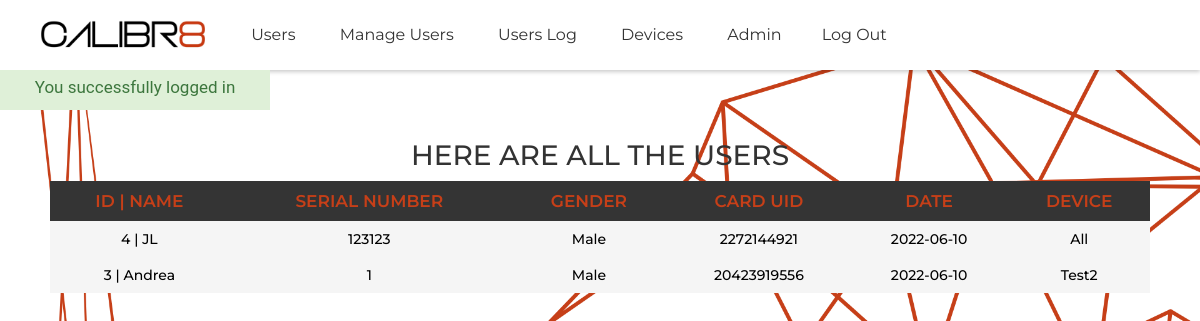
Screenshot of /index.php?login=success (signed in) with the database file from the repository.
### tables this page shows
CREATE TABLE `users` (
  `id` int(11) NOT NULL,
  `username` varchar(30) NOT NULL DEFAULT 'None',
  `serialnumber` double NOT NULL DEFAULT 0,
  `gender` varchar(10) NOT NULL DEFAULT 'None',
  `email` varchar(50) NOT NULL DEFAULT 'None',
  `card_uid` varchar(30) NOT NULL,
  `card_select` tinyint(1) NOT NULL DEFAULT 0,
  `user_date` date NOT NULL,
  `device_uid` varchar(20) NOT NULL DEFAULT '0',
  `device_dep` varchar(20) NOT NULL DEFAULT '0',
  `add_card` tinyint(1) NOT NULL DEFAULT 0
);

### index.php (the view, shortened to what this page needs)
<!DOCTYPE html>
<html>
<head>
    <link rel="stylesheet" type="text/css" href="css/Users.css">
</head>
<body class="index-body">
  <?php include'header.php'; ?>
<main>
<section>
  <h1 class="slideInDown animated">Here are all the Users</h1>
  <div class="table-responsive slideInRight animated" style="max-height: 400px;">
    <table class="table">
      <thead class="table-primary">
        <tr>
          <th>ID | Name</th>
          <th>Serial Number</th>
          <th>Gender</th>
          <th>Card UID</th>
          <th>Date</th>
          <th>Device</th>
        </tr>
      </thead>
      <tbody class="table-secondary">
        <?php
          require'connectDB.php';
            $sql = "SELECT * FROM users WHERE add_card=1 ORDER BY id DESC";
            $result = mysqli_stmt_init($conn);
            if (!mysqli_stmt_prepare($result, $sql)) {
                echo '<p class="error">SQL Error</p>';
            }
            else{
                mysqli_stmt_execute($result);
                $resultl = mysqli_stmt_get_result($result);
              if (mysqli_num_rows($resultl) > 0){
                  while ($row = mysqli_fetch_assoc($resultl)){
          ?>
                      <TR>
                      <TD><?php echo $row['id']; echo" | "; echo $row['username'];?></TD>
                      <TD><?php echo $row['serialnumber'];?></TD>
                      <TD><?php echo $row['gender'];?></TD>
                      <TD><?php echo $row['card_uid'];?></TD>
                      <TD><?php echo $row['user_date'];?></TD>
                      <TD><?php echo $row['device_dep'];?></TD>
                      </TR>
        <?php
                }
            }
          }
        ?>
      </tbody>
    </table>
  </div>
</section>
</main>
</body>
</html>

### header.php (shortened to what this page needs)
<head>
	<link rel="stylesheet" href="https://cdnjs.cloudflare.com/ajax/libs/font-awesome/4.7.0/css/font-awesome.min.css">
	<link rel='stylesheet' type='text/css' href="css/bootstrap.css"/>
	<link rel="stylesheet" href="https://maxcdn.bootstrapcdn.com/bootstrap/3.4.0/css/bootstrap.min.css">
	<link rel="stylesheet" type="text/css" href="css/header.css"/>
</head>
<header>
<div class="topnav" id="myTopnav">
		<div class="logo"><img src="css/assets/calibr8logo.jpg" alt="Calibr8 Logo" height="30px"></div>
		<div>
			<a href="index.php">Users</a>
	    <a href="ManageUsers.php">Manage Users</a>
	    <a href="UsersLog.php">Users Log</a>
	    <a href="devices.php">Devices</a>
	    <?php
    	if (isset($_SESSION['Admin-name'])) {
    		echo '<a href="#" data-toggle="modal" data-target="#admin-account">'.$_SESSION['Admin-name'].'</a>';
    		echo '<a href="logout.php">Log Out</a>';
    	}
    	else{
    		echo '<a href="login.php">Log In</a>';
    	}
    ?>
		</div>
</div>
<div class="up_info2 alert-success"></div>
</header>

### css/Users.css (style rules this page uses)
.index-body { height: 100%; background-position:center 2%; background-repeat: no-repeat; background-size: cover; background-image: url('assets/samplebg.png'); font-family: "Montserrat"; }
h1 { font-size: 28px !important; color: #000; text-transform: uppercase; font-weight: 300; text-align: center; margin-bottom: 15px; }
th { padding: 15px; text-align: center !important; font-weight: 600; font-size: 17px; color: #C63F18; text-transform: uppercase; border: none !important; }
td { padding: 15px; text-align: center; font-weight: 500; font-size: 14px; color: #000000; border: none !important; }
section { margin: 50px; }
section { overflow-x:hidden; }
.slideInRight { animation-name: slideInRight; }
.slideInDown { animation-name: slideInDown; }
.animated { animation-duration: 1s; animation-fill-mode: both; }

### css/header.css (style rules this page uses)
* { text-decoration: none; box-sizing: border-box; }
header { width: 100%; display: block; margin: 0 auto; }
.topnav { font-family: "Montserrat"; height: 50px; width: 100%; box-shadow: 0 2px 4px 0 rgba(0,0,0,.2); display: flex; align-items: center; padding: 35px; position: relative; font-size: 16px; background-color: white; }
.topnav a { text-decoration: none; color: inherit; margin-left: 40px; }
tbody tr:nth-child(even) { background-color: #F5F5F5; }
tbody tr:nth-child(odd) { background-color: #F5F5F5; }
.up_info1, .up_info2 { display: none; width: 270px; height: 40px; font-size: 17px; font-family: "Roboto", sans-serif; padding: 5px; margin-right: 20px; text-align: center; position: absolute; }

### rows the page displays
users: id "4", username "JL", serialnumber "123123", gender "Male", card_uid "2272144921", user_date "2022-06-10", device_dep "All"
users: id "3", username "Andrea", serialnumber "1", gender "Male", card_uid "20423919556", user_date "2022-06-10", device_dep "Test2"

### other values shown
$_SESSION['Admin-name'] "Admin"
